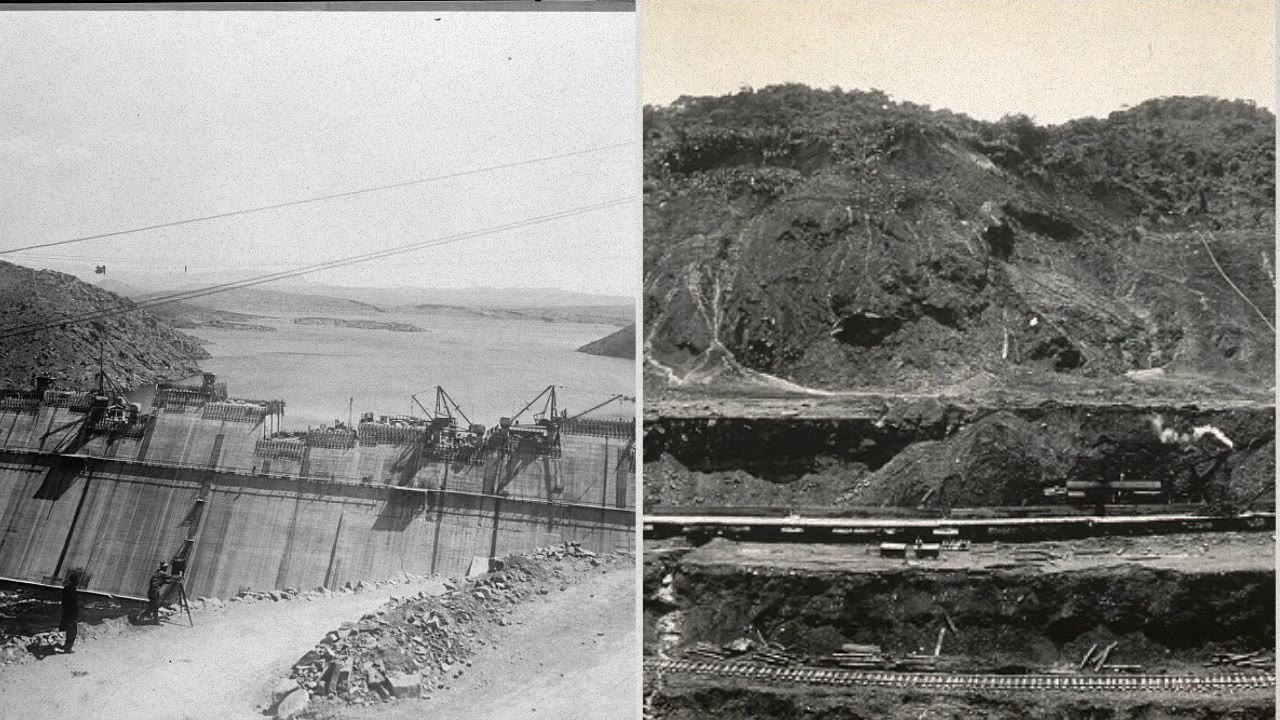
#> input picture creatorforge/films/styles-2026-11-14/all/062_photos.jpg, 1280 x 720 px; its folder holds only this picture in this run
$ python -i variation.py   (imports and definitions only)
#> lines starting #> are read from the running program, lines starting #| are printed output that depends on the picture
"""The variation ledger: every film keeps about 20% fixed (the brand layer) and changes the other 80% on purpose,
starting from its subject (channels/MASTER_DIRECTIVES.md, "Every video different").

    plan(sp, ledger)            -> the film's variable layer: native material, lead and support technique, palette
                                   hue (from the subject, away from the last films), opening shot, tempo, camera
                                   grammar, transition family, sound palette
    check(sp, plan, ledger)     -> problems ({level, scene, problem}); an error stops production
    row(...) / Ledger           -> one row per film, kept in <data>/variation_ledger.json (and as markdown)
    keyframes(...)              -> the opening, climax and ending frames beside the last three films' (qc sheet), with a
                                   numeric "could these be swapped?" score

The lead technique is measured from the scenes themselves, not taken from what the screenplay declares.
"""
from __future__ import annotations

import colorsys
import json
import re
from collections import Counter
from datetime import date
from pathlib import Path

TECHNIQUES = ("data", "documents", "maps", "collage", "3d", "illustration")
KIND_TECHNIQUE = {
    **{k: "data" for k in ("counter", "bignumber", "number", "stack", "stand", "fan", "trend", "slice", "seats", "pie", "chart",
                            "columns", "dots", "table", "polltrack", "area", "candles", "pyramid", "squares", "icons", "units", "tiles", "pile", "grids")},
    **{k: "documents" for k in ("courtdoc", "reveal", "clipping", "newscard", "headline", "document", "quote", "desk", "interview",
                                 "article", "social", "chat", "tornsplit", "comments", "trending", "search", "reel")},
    **{k: "maps" for k in ("pinmap", "route", "arrows", "railmap", "sizemap", "heatmap", "shrink", "morph", "borders", "flowmap",
                            "satellite", "fly", "map", "mapdesk", "clockmap", "globe", "sunrise", "zones", "wash")},
    **{k: "collage" for k in ("frame", "poster", "assemble", "hero", "opener", "pinboard", "photos", "photo", "photoline", "tv", "compare", "footage", "photo3d")},
    **{k: "3d" for k in ("bars3d", "prism", "explode", "title3d", "terrain3d", "towers3d", "planets")},
    **{k: "illustration" for k in ("animate", "statement", "myth", "staircase", "scale", "blueprint", "flowchart", "linkmap",
                                    "orgchart", "steps", "timeline", "endcard", "chapter", "stamp", "sign", "clock", "calendar", "conveyor")},
}
# transitions grouped into families; a film's family is the one most of its cuts belong to
FAMILIES = {"wipes": ("wipe", "slide", "page", "tear", "reveal", "iris", "squeeze"),
            "match cuts": ("match", "dissolve", "fade", "morph"),
            "camera moves": ("push", "zoom", "whip", "dive", "drop"),
            "hard cuts": ("cut", "dipcut", "dip", "flash", "blur")}

# Subject -> visual language (starting points to break away from, not templates). hues: candidate accent hues (degrees)
SUBJECTS = {
    "money":      {"native": "prices, flows, experiments", "lead": "data", "support": "illustration", "hues": [140, 40, 95],
                   "camera": "steady push-ins", "tempo": 4.0, "family": "camera moves", "sound": "dry pulse; coin and register textures"},
    "politics":   {"native": "documents, institutions, votes", "lead": "documents", "support": "illustration", "hues": [0, 220, 30, 200],
                   "camera": "static, hard cuts", "tempo": 1.5, "family": "hard cuts", "sound": "low drone; typewriter ticks"},
    "evolution":  {"native": "fossils, anatomy, timelines", "lead": "illustration", "support": "maps", "hues": [30, 90, 45, 15],
                   "camera": "slow pans and parallax", "tempo": 4.0, "family": "camera moves", "sound": "natural ambience; sparse strings"},
    "mind":       {"native": "experiments, illusions", "lead": "3d", "support": "illustration", "hues": [280, 190, 320],
                   "camera": "moves through space", "tempo": 4.0, "family": "match cuts", "sound": "soft synth; glitch accents"},
    "fear":       {"native": "official statistics, news imagery", "lead": "data", "support": "documents", "hues": [5, 20, 350],
                   "camera": "slow reveals", "tempo": 4.0, "family": "wipes", "sound": "heartbeat; sub-bass"},
    "technology": {"native": "interfaces, systems", "lead": "illustration", "support": "data", "hues": [180, 300, 160],
                   "camera": "fast wipes", "tempo": 1.5, "family": "wipes", "sound": "clicks; light electronic beat"},
    "culture":    {"native": "interviews, places, archival photos", "lead": "collage", "support": "maps", "hues": [25, 200, 340],
                   "camera": "slow cinematic moves, long holds", "tempo": 4.0, "family": "camera moves", "sound": "piano or acoustic bed"},
}
GENRE_SUBJECT = {"economics": "money", "politics": "politics", "investigation": "politics", "geopolitics": "politics",
                 "history": "culture", "human": "culture", "science": "evolution", "environment": "evolution"}
EFFECT_CAP = 3


def hue_of(hex_colour: str) -> float:
    r, g, b = (int(hex_colour[i:i + 2], 16) / 255 for i in (1, 3, 5))
    return colorsys.rgb_to_hls(r, g, b)[0] * 360


def hex_of(hue: float, light: float = .46, sat: float = .72) -> str:
    r, g, b = colorsys.hls_to_rgb((hue % 360) / 360, light, sat)
    return "#%02X%02X%02X" % tuple(round(v * 255) for v in (r, g, b))


SIGNATURE_HUE = 50.0   # the signature yellow #FFDD33 (media/vox.py SIGNATURE)


def hue_gap(a: float, b: float) -> float:
    d = abs(a - b) % 360
    return min(d, 360 - d)


def _kind(graphic: str) -> str:
    return str(graphic or "").split(":")[0].strip().lower()


def techniques(sp: dict) -> Counter:
    return Counter(KIND_TECHNIQUE.get(_kind(s.get("graphic")), "illustration") for s in sp.get("scenes") or [])


def family_of(transition: str) -> str:
    t = (transition or "").lower()
    return next((f for f, ts in FAMILIES.items() if t in ts), "hard cuts")


def subject_of(sp: dict) -> str:
    s = str(sp.get("subject", "")).strip().lower()
    return s if s in SUBJECTS else GENRE_SUBJECT.get(str(sp.get("genre", "")).lower(), "politics")


class Ledger:
    def __init__(self, path: Path):
        self.path = Path(path)

    # [101 lines left out: functions rows, add, markdown, plan, check, row and 1 more, not called in this run]


def _signature(png: Path):
    """A coarse colour histogram (8 levels a channel, so near-identical shades match) and the texture (edge energy)."""
    import numpy as np
    from PIL import Image
    a = np.asarray(Image.open(png).convert("RGB").resize((96, 54)), int) // 32
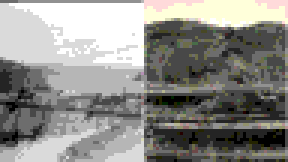
#> a: shape (54, 96, 3) int64 (shown 3 times larger); mean R, G, B 3.91, 3.89, 3.77; drawn with min black and max white
    h = np.bincount((a[..., 0] * 64 + a[..., 1] * 8 + a[..., 2]).ravel(), minlength=512).astype(float)
#> h = 512 values, max 926 at index 146, min 0 at index 1, mean 10.12
    g = np.asarray(Image.open(png).convert("L").resize((96, 54)), float)
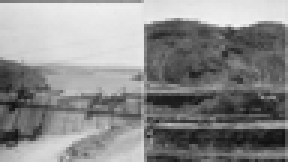
#> g: shape (54, 96) float64 (shown 3 times larger); min 17, max 244, mean 139.2
    grad = np.abs(np.diff(g, axis=0)).mean() + np.abs(np.diff(g, axis=1)).mean()
#> grad = 24.58
    return h / h.sum(), grad


# [46 lines left out: functions swappable, keyframes, not called in this run]

>>> result = _signature('../../../films/styles-2026-11-14/all/062_photos.jpg')
